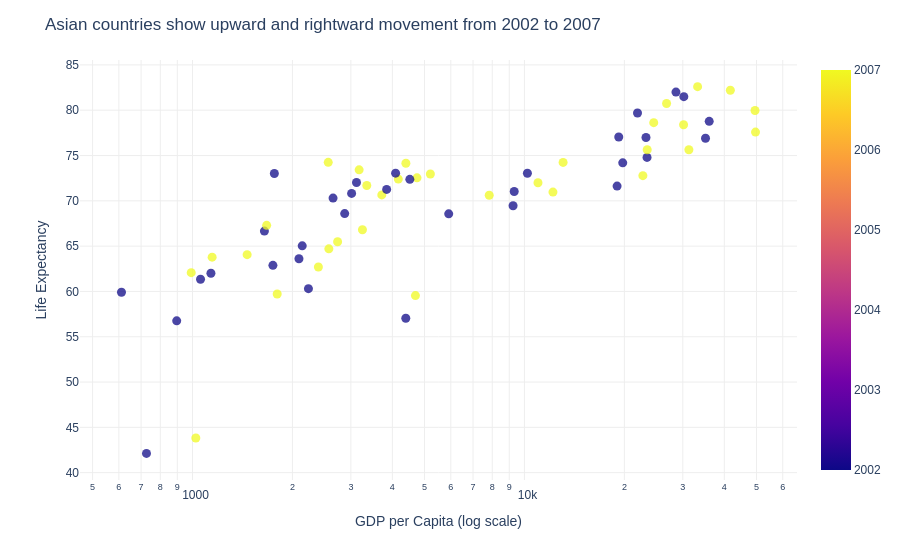

Notebook cell for this chart:
### Markdown cell above
## Task 1 — Scatter: life expectancy change over time

**What to build:** A scatter showing **GDP per capita vs life expectancy** for **two years** (2000 and 2007) to show how both moved — use **colour for year** (just 2 colours), **one continent only**.

Choose any continent except Africa (that was the example). Highlight the change direction.

> 💡 Filter: `df.loc[df['continent'] == 'YOUR_CHOICE']` then filter years

### Code cell
# Task 1
# YOUR CODE HERE

# Task 1 — Scatter: life expectancy change over time

import plotly.express as px

continent = 'Asia'

df_filtered = df[
    (df['continent'] == continent) &
    (df['year'].isin([2002, 2007]))  # ✅ 2002 instead of 2000
].copy()

df_filtered['gdp_shifted'] = df_filtered['gdpPercap']
df_filtered.loc[df_filtered['year'] == 2007, 'gdp_shifted'] *= 1.05

fig = px.scatter(
    df_filtered,
    x='gdp_shifted',
    y='lifeExp',
    color='year',
    hover_name='country',
    log_x=True,
    color_discrete_map={
        2002: '#888888',   # ✅ updated key
        2007: '#1f77b4'
    },
    labels={
        'gdp_shifted': 'GDP per Capita (log scale)',
        'lifeExp': 'Life Expectancy',
        'year': ''
    }
)

fig.update_traces(marker=dict(size=9, opacity=0.75))

fig.update_layout(
    title="Asian countries show upward and rightward movement from 2002 to 2007",
    plot_bgcolor='white',
    paper_bgcolor='white',
    font=dict(family='Arial', size=12)
)

fig.update_xaxes(showgrid=True, gridcolor='#EEEEEE')
fig.update_yaxes(showgrid=True, gridcolor='#EEEEEE')

fig.show()

### Figure 1 — Plotly figure (JSON) as saved in the notebook; plotly's stock layout.template omitted (floating-point values rounded to 4 significant figures)
{"data": [{"hovertemplate": "<b>%{hovertext}</b><br><br>GDP per Capita (log scale)=%{x}<br>Life Expectancy=%{y}<br>=%{marker.color}<extra></extra>", "hovertext": ["Afghanistan", "Afghanistan", "Bahrain", "Bahrain", "Bangladesh", "Bangladesh", "Cambodia", "Cambodia", "China", "China", "Hong Kong, China", "Hong Kong, China", "India", "India", "Indonesia", "Indonesia", "Iran", "Iran", "Iraq", "Iraq", "Israel", "Israel", "Japan", "Japan", "Jordan", "Jordan", "Korea, Dem. Rep.", "Korea, Dem. Rep.", "Korea, Rep.", "Korea, Rep.", "Kuwait", "Kuwait", "Lebanon", "Lebanon", "Malaysia", "Malaysia", "Mongolia", "Mongolia", "Myanmar", "Myanmar", "Nepal", "Nepal", "Oman", "Oman", "Pakistan", "Pakistan", "Philippines", "Philippines", "Saudi Arabia", "Saudi Arabia", "Singapore", "Singapore", "Sri Lanka", "Sri Lanka", "Syria", "Syria", "Taiwan", "Taiwan", "Thailand", "Thailand", "Vietnam", "Vietnam", "West Bank and Gaza", "West Bank and Gaza", "Yemen, Rep.", "Yemen, Rep."], "legendgroup": "", "marker": {"color": [2002, 2007, 2002, 2007, 2002, 2007, 2002, 2007, 2002, 2007, 2002, 2007, 2002, 2007, 2002, 2007, 2002, 2007, 2002, 2007, 2002, 2007, 2002, 2007, 2002, 2007, 2002, 2007, 2002, 2007, 2002, 2007, 2002, 2007, 2002, 2007, 2002, 2007, 2002, 2007, 2002, 2007, 2002, 2007, 2002, 2007, 2002, 2007, 2002, 2007, 2002, 2007, 2002, 2007, 2002, 2007, 2002, 2007, 2002, 2007, 2002, 2007, 2002, 2007, 2002, 2007], "coloraxis": "coloraxis", "opacity": 0.75, "size": 9, "symbol": "circle"}, "mode": "markers", "name": "", "orientation": "v", "showlegend": false, "type": "scatter", "x": [726.7, 1023.0, 23400.0, 31290.0, 1136.0, 1461.0, 896.2, 1799.0, 3119.0, 5207.0, 30210.0, 41710.0, 1747.0, 2575.0, 2874.0, 3718.0, 9241.0, 12190.0, 4391.0, 4695.0, 21910.0, 26800.0, 28600.0, 33240.0, 3845.0, 4745.0, 1647.0, 1673.0, 19230.0, 24520.0, 35110.0, 49670.0, 9314.0, 10980.0, 10210.0, 13070.0, 2141.0, 3251.0, 611.0, 991.2, 1057.0, 1146.0, 19770.0, 23430.0, 2093.0, 2736.0, 2651.0, 3350.0, 19010.0, 22740.0, 36020.0, 49500.0, 3015.0, 4169.0, 4091.0, 4394.0, 23240.0, 30150.0, 5913.0, 7831.0, 1764.0, 2564.0, 4515.0, 3177.0, 2235.0, 2395.0], "xaxis": "x", "y": [42.13, 43.83, 74.8, 75.64, 62.01, 64.06, 56.75, 59.72, 72.03, 72.96, 81.5, 82.21, 62.88, 64.7, 68.59, 70.65, 69.45, 70.96, 57.05, 59.55, 79.7, 80.75, 82.0, 82.6, 71.26, 72.53, 66.66, 67.3, 77.05, 78.62, 76.9, 77.59, 71.03, 71.99, 73.04, 74.24, 65.03, 66.8, 59.91, 62.07, 61.34, 63.78, 74.19, 75.64, 63.61, 65.48, 70.3, 71.69, 71.63, 72.78, 78.77, 79.97, 70.81, 72.4, 73.05, 74.14, 76.99, 78.4, 68.56, 70.62, 73.02, 74.25, 72.37, 73.42, 60.31, 62.7], "yaxis": "y"}], "layout": {"coloraxis": {"colorbar": {"title": {"text": ""}}, "colorscale": [[0, "#0d0887"], [0.1111, "#46039f"], [0.2222, "#7201a8"], [0.3333, "#9c179e"], [0.4444, "#bd3786"], [0.5556, "#d8576b"], [0.6667, "#ed7953"], [0.7778, "#fb9f3a"], [0.8889, "#fdca26"], [1, "#f0f921"]]}, "font": {"family": "Arial", "size": 12}, "legend": {"tracegroupgap": 0}, "margin": {"t": 60}, "paper_bgcolor": "white", "plot_bgcolor": "white", "title": {"text": "Asian countries show upward and rightward movement from 2002 to 2007"}, "xaxis": {"anchor": "y", "domain": [0, 1], "gridcolor": "#EEEEEE", "showgrid": true, "title": {"text": "GDP per Capita (log scale)"}, "type": "log"}, "yaxis": {"anchor": "x", "domain": [0, 1], "gridcolor": "#EEEEEE", "showgrid": true, "title": {"text": "Life Expectancy"}}}}
